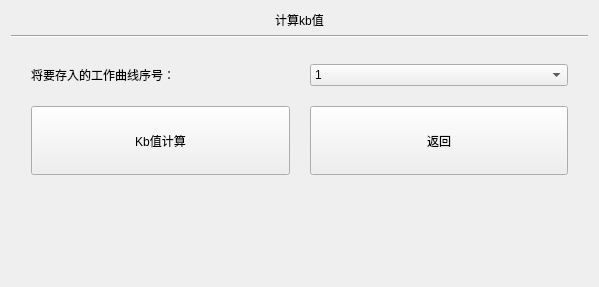
<?xml version="1.0" encoding="UTF-8"?>
<ui version="4.0">
 <class>count_kb_value</class>
 <widget class="QWidget" name="count_kb_value">
  <property name="geometry">
   <rect>
    <x>0</x>
    <y>0</y>
    <width>599</width>
    <height>287</height>
   </rect>
  </property>
  <property name="windowTitle">
   <string>Form</string>
  </property>
  <layout class="QGridLayout" name="gridLayout_2">
   <item row="0" column="0">
    <layout class="QVBoxLayout" name="verticalLayout" stretch="1,1,2,1">
     <item>
      <widget class="QLabel" name="label">
       <property name="sizePolicy">
        <sizepolicy hsizetype="Preferred" vsizetype="Maximum">
         <horstretch>0</horstretch>
         <verstretch>0</verstretch>
        </sizepolicy>
       </property>
       <property name="text">
        <string>计算kb值</string>
       </property>
       <property name="alignment">
        <set>Qt::AlignCenter</set>
       </property>
      </widget>
     </item>
     <item>
      <widget class="Line" name="line">
       <property name="orientation">
        <enum>Qt::Horizontal</enum>
       </property>
      </widget>
     </item>
     <item>
      <layout class="QGridLayout" name="gridLayout">
       <property name="margin">
        <number>20</number>
       </property>
       <property name="spacing">
        <number>20</number>
       </property>
       <item row="0" column="0">
        <widget class="QLabel" name="label_2">
         <property name="sizePolicy">
          <sizepolicy hsizetype="Preferred" vsizetype="Fixed">
           <horstretch>0</horstretch>
           <verstretch>0</verstretch>
          </sizepolicy>
         </property>
         <property name="text">
          <string>将要存入的工作曲线序号：</string>
         </property>
        </widget>
       </item>
       <item row="0" column="1">
        <widget class="QComboBox" name="comboBox">
         <property name="sizePolicy">
          <sizepolicy hsizetype="Preferred" vsizetype="Fixed">
           <horstretch>0</horstretch>
           <verstretch>0</verstretch>
          </sizepolicy>
         </property>
         <item>
          <property name="text">
           <string>1</string>
          </property>
         </item>
         <item>
          <property name="text">
           <string>2</string>
          </property>
         </item>
         <item>
          <property name="text">
           <string>3</string>
          </property>
         </item>
         <item>
          <property name="text">
           <string>4</string>
          </property>
         </item>
         <item>
          <property name="text">
           <string>5</string>
          </property>
         </item>
         <item>
          <property name="text">
           <string>6</string>
          </property>
         </item>
         <item>
          <property name="text">
           <string>7</string>
          </property>
         </item>
         <item>
          <property name="text">
           <string>8</string>
          </property>
         </item>
         <item>
          <property name="text">
           <string>9</string>
          </property>
         </item>
         <item>
          <property name="text">
           <string>10</string>
          </property>
         </item>
         <item>
          <property name="text">
           <string>11</string>
          </property>
         </item>
         <item>
          <property name="text">
           <string>12</string>
          </property>
         </item>
         <item>
          <property name="text">
           <string>13</string>
          </property>
         </item>
         <item>
          <property name="text">
           <string>14</string>
          </property>
         </item>
         <item>
          <property name="text">
           <string>15</string>
          </property>
         </item>
        </widget>
       </item>
       <item row="1" column="0">
        <widget class="QPushButton" name="pushButton">
         <property name="sizePolicy">
          <sizepolicy hsizetype="Minimum" vsizetype="Preferred">
           <horstretch>0</horstretch>
           <verstretch>0</verstretch>
          </sizepolicy>
         </property>
         <property name="text">
          <string>Kb值计算</string>
         </property>
        </widget>
       </item>
       <item row="1" column="1">
        <widget class="QPushButton" name="pushButton_2">
         <property name="sizePolicy">
          <sizepolicy hsizetype="Minimum" vsizetype="Preferred">
           <horstretch>0</horstretch>
           <verstretch>0</verstretch>
          </sizepolicy>
         </property>
         <property name="text">
          <string>返回</string>
         </property>
        </widget>
       </item>
      </layout>
     </item>
     <item>
      <layout class="QHBoxLayout" name="horizontalLayout">
       <item>
        <widget class="issample" name="widget" native="true"/>
       </item>
       <item>
        <widget class="ispreheat" name="widget_2" native="true"/>
       </item>
       <item>
        <widget class="date_widget" name="widget_3" native="true"/>
       </item>
      </layout>
     </item>
    </layout>
   </item>
  </layout>
 </widget>
 <customwidgets>
  <customwidget>
   <class>date_widget</class>
   <extends>QWidget</extends>
   <header>date_widget.h</header>
   <container>1</container>
  </customwidget>
  <customwidget>
   <class>issample</class>
   <extends>QWidget</extends>
   <header>issample.h</header>
   <container>1</container>
  </customwidget>
  <customwidget>
   <class>ispreheat</class>
   <extends>QWidget</extends>
   <header>ispreheat.h</header>
   <container>1</container>
  </customwidget>
 </customwidgets>
 <resources/>
 <connections/>
</ui>
